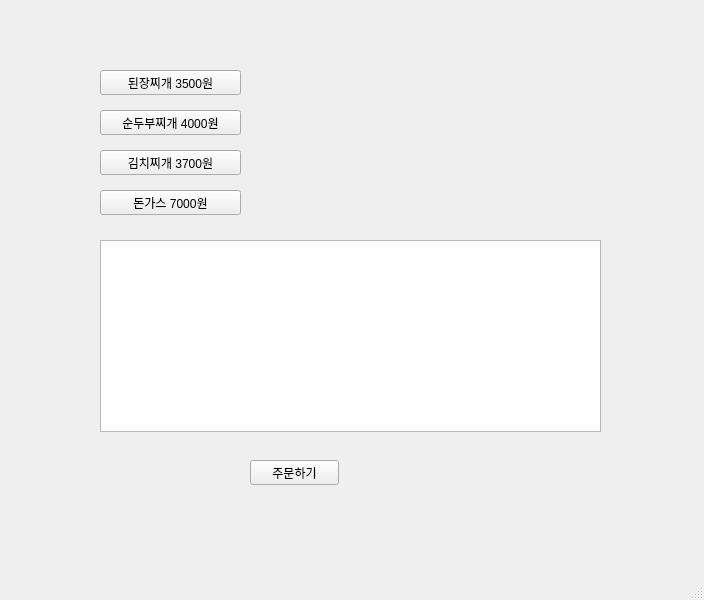
<?xml version="1.0" encoding="UTF-8"?>
<ui version="4.0">
 <class>MainWindow</class>
 <widget class="QMainWindow" name="MainWindow">
  <property name="geometry">
   <rect>
    <x>0</x>
    <y>0</y>
    <width>704</width>
    <height>600</height>
   </rect>
  </property>
  <property name="windowTitle">
   <string>MainWindow</string>
  </property>
  <widget class="QWidget" name="centralwidget">
   <widget class="QListWidget" name="listWidget">
    <property name="geometry">
     <rect>
      <x>100</x>
      <y>240</y>
      <width>501</width>
      <height>192</height>
     </rect>
    </property>
   </widget>
   <widget class="QPushButton" name="pushButton">
    <property name="geometry">
     <rect>
      <x>100</x>
      <y>70</y>
      <width>141</width>
      <height>25</height>
     </rect>
    </property>
    <property name="text">
     <string>된장찌개 3500원</string>
    </property>
   </widget>
   <widget class="QPushButton" name="pushButton_2">
    <property name="geometry">
     <rect>
      <x>100</x>
      <y>110</y>
      <width>141</width>
      <height>25</height>
     </rect>
    </property>
    <property name="text">
     <string>순두부찌개 4000원</string>
    </property>
   </widget>
   <widget class="QPushButton" name="pushButton_3">
    <property name="geometry">
     <rect>
      <x>100</x>
      <y>150</y>
      <width>141</width>
      <height>25</height>
     </rect>
    </property>
    <property name="text">
     <string>김치찌개 3700원</string>
    </property>
   </widget>
   <widget class="QPushButton" name="pushButton_4">
    <property name="geometry">
     <rect>
      <x>100</x>
      <y>190</y>
      <width>141</width>
      <height>25</height>
     </rect>
    </property>
    <property name="text">
     <string>돈가스 7000원</string>
    </property>
   </widget>
   <widget class="QPushButton" name="pushButton_5">
    <property name="geometry">
     <rect>
      <x>250</x>
      <y>460</y>
      <width>89</width>
      <height>25</height>
     </rect>
    </property>
    <property name="text">
     <string>주문하기</string>
    </property>
   </widget>
  </widget>
  <widget class="QMenuBar" name="menubar">
   <property name="geometry">
    <rect>
     <x>0</x>
     <y>0</y>
     <width>704</width>
     <height>21</height>
    </rect>
   </property>
  </widget>
  <widget class="QStatusBar" name="statusbar"/>
 </widget>
 <resources/>
 <connections/>
</ui>
